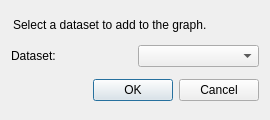
<?xml version="1.0" encoding="UTF-8"?>
<ui version="4.0">
 <class>PlotDataDialog</class>
 <widget class="QDialog" name="PlotDataDialog">
  <property name="geometry">
   <rect>
    <x>0</x>
    <y>0</y>
    <width>270</width>
    <height>120</height>
   </rect>
  </property>
  <property name="sizePolicy">
   <sizepolicy hsizetype="Fixed" vsizetype="Fixed">
    <horstretch>0</horstretch>
    <verstretch>0</verstretch>
   </sizepolicy>
  </property>
  <property name="minimumSize">
   <size>
    <width>270</width>
    <height>120</height>
   </size>
  </property>
  <property name="maximumSize">
   <size>
    <width>270</width>
    <height>120</height>
   </size>
  </property>
  <property name="windowTitle">
   <string>Dialog</string>
  </property>
  <layout class="QVBoxLayout" name="verticalLayout_3">
   <item>
    <widget class="QLineEdit" name="lineEdit">
     <property name="styleSheet">
      <string notr="true">background: transparent;
border: none;</string>
     </property>
     <property name="text">
      <string>Select a dataset to add to the graph.</string>
     </property>
     <property name="readOnly">
      <bool>true</bool>
     </property>
    </widget>
   </item>
   <item>
    <layout class="QHBoxLayout" name="horizontalLayout">
     <item>
      <layout class="QVBoxLayout" name="verticalLayout">
       <item>
        <widget class="QLabel" name="label">
         <property name="text">
          <string>Dataset:</string>
         </property>
        </widget>
       </item>
      </layout>
     </item>
     <item>
      <layout class="QVBoxLayout" name="verticalLayout_2">
       <item>
        <widget class="QComboBox" name="dataSelectionBox"/>
       </item>
      </layout>
     </item>
    </layout>
   </item>
   <item>
    <widget class="QDialogButtonBox" name="buttonBox">
     <property name="standardButtons">
      <set>QDialogButtonBox::Cancel|QDialogButtonBox::Ok</set>
     </property>
    </widget>
   </item>
  </layout>
 </widget>
 <resources/>
 <connections/>
</ui>
